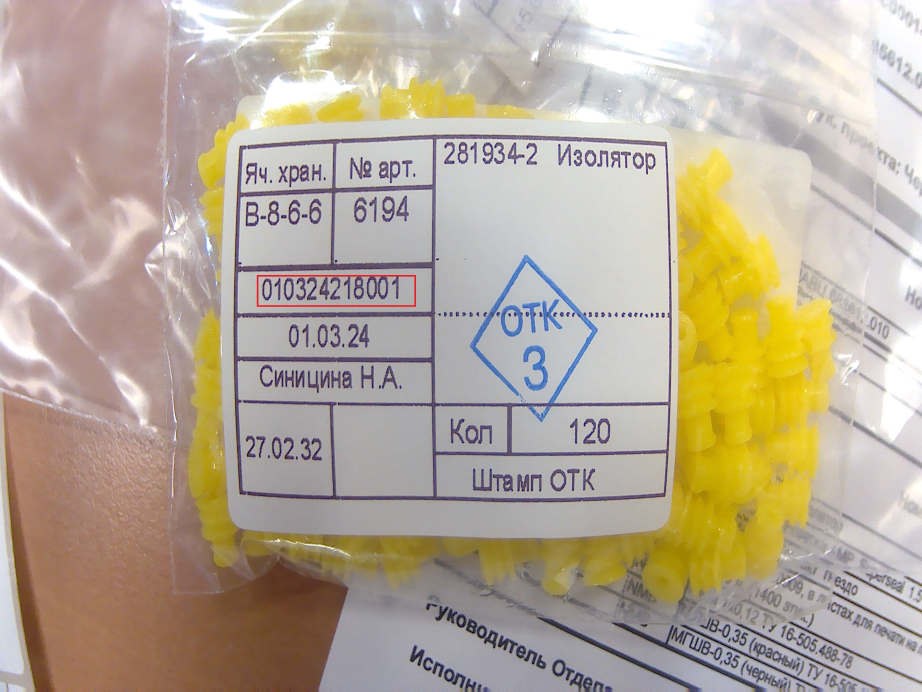
//> input picture img_test.jpg, 4608 x 3456 px (shown at 1/5 size)
$ ./Source   (built with g++ and OpenCV 4)
//> lines starting //> are read from the running program, lines starting //| are printed output that depends on the picture; after the words box and inside, x2 and y2 are one past the last pixel; in counts of white or black regions, pixels touching at a corner belong together
#include <opencv2\opencv.hpp>
#include <opencv2\imgproc.hpp>
#include <opencv2\highgui.hpp>
#include <stdio.h>
#include <string.h>
#include <baseapi.h>
#include <allheaders.h>

using std::vector;

bool compareContourAreas(std::vector<cv::Point> contour1, std::vector<cv::Point> contour2);
cv::Mat processingImage(cv::Mat image, double threshold1, double threshold2);
cv::Mat closedContours(cv::Mat image, const int ksize);
vector<vector<cv::Point>> approxImage(cv::Mat image);
vector<vector<cv::Point>> approxCroppedImage(cv::Mat image);
cv::Mat ROI(cv::Mat image, vector<vector<cv::Point>> approxContours, int biasX = 0,  int biasY = 0, int biasWidth = 0, int biasHeight = 0);
cv::Mat ROI(cv::Mat image, int biasX, int biasY, int biasWidth, int biasHeight);
std::string checkIsDigit(char* text);
void renameImage(cv::Mat image, std::string num);

int main() {
    cv::Mat canny, closed;
    cv::Mat croppedImagecanny;
    cv::Mat resultImage1, resultImage2;

    vector<vector<cv::Point>> approxContours1;
    vector<vector<cv::Point>> approxContours2;

    cv::Mat image = cv::imread("img_test.jpg");
//> image is the input picture: 3456 rows x 4608 cols, CV_8UC3; mean B, G, R 152.5, 170.6, 183.2
    cv::resize(image, image, cv::Size(640, 480));
//> image: 480 rows x 640 cols, CV_8UC3

    canny = processingImage(image, 100, 250);
//> in processingImage, `cv::Canny(image, image, threshold1, threshold2);`: image: 480 rows x 640 cols, CV_8UC1; 6.7% white in thin lines or dots
    closed = closedContours(canny, 2);
//> in closedContours, `cv::morphologyEx(image, image, cv::MORPH_CLOSE, kernel);`:
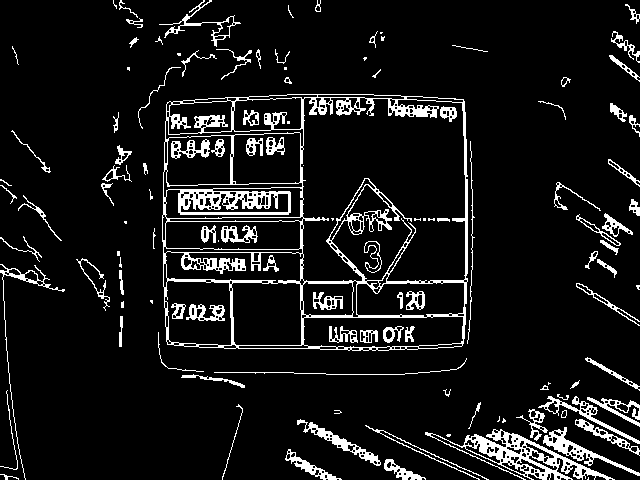
//> image: 480 rows x 640 cols, CV_8UC1; 9% white; 120 white regions (30 under 20 px)

    approxContours1 = approxImage(closed);
//> in approxImage, `cv::findContours(image, contours, cv::RETR_TREE, cv::CHAIN_APPROX_SIMP..`: contours = 605 contours, 369 with area under 20; largest, box (x1, y1, x2, y2) and area: (162, 94, 468, 351) 75948, (300, 97, 466, 284) 26788, (303, 316, 464, 348) 4608, (231, 282, 302, 346) 4266, (164, 280, 232, 346) 3940
//> the loop in approxImage, `for (auto& contr : contours)` made 605 passes
//> after the loop in approxImage, `for (auto& contr : contours)`: approx = contour of 9 points, box (x1, y1, x2, y2) (113, 0, 117, 9), area 2
//> approxContours1 = 22 contours, 9 with area under 20; largest, box (x1, y1, x2, y2) and area: (167, 99, 464, 346) 72102, (303, 317, 464, 345) 4186, (231, 283, 302, 346) 4060, (168, 280, 231, 346) 3718, (165, 221, 301, 250) 3462
    std::sort(approxContours1.begin(), approxContours1.end(), compareContourAreas);
//> in compareContourAreas, `double i = fabs(contourArea(cv::Mat(contour1)));`: i = 0
//> in compareContourAreas, `double j = fabs(contourArea(cv::Mat(contour2)));`: j = 3718.5

    resultImage1 = ROI(image, approxContours1, -8, -8, 12, 12);
//> in ROI, `cv::Rect rect = cv::boundingRect(approxContours[0]);`: rect = Rect(167, 99, 297, 247)
//> in ROI, `cv::Mat roiRect(image, cv::Rect(rect.x + biasX, rect.y + biasY, rect.w..`:
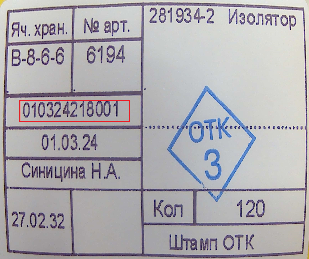
//> roiRect: 259 rows x 309 cols, CV_8UC3; mean B, G, R 176.3, 171.7, 174.2
    cv::imshow("roi", resultImage1);

    cv::resize(resultImage1, resultImage1, cv::Size(200, 200));
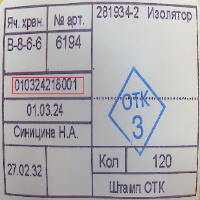
//> resultImage1: 200 rows x 200 cols, CV_8UC3; mean B, G, R 176.1, 171.4, 173.9
    croppedImagecanny = processingImage(resultImage1, 100, 250);
//> call 2 of processingImage, with threshold1 = 100, threshold2 = 250
//> in processingImage (call 2), `cv::Canny(image, image, threshold1, threshold2);`:
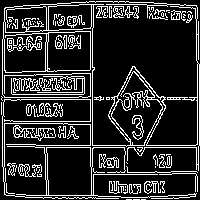
//> image: 200 rows x 200 cols, CV_8UC1; 17.6% white in thin lines or dots

    approxContours2 = approxCroppedImage(croppedImagecanny);
//> in approxCroppedImage, `cv::findContours(image, contoursCroppedImage, cv::RETR_TREE, cv::CHAIN..`: contoursCroppedImage = 207 contours, 154 with area under 20; largest, box (x1, y1, x2, y2) and area: (2, 1, 200, 171) 18824, (56, 1, 199, 147) 12274, (7, 146, 197, 199) 2121, (46, 147, 92, 196) 2080, (47, 31, 91, 72) 1645
//> the loop in approxCroppedImage, `for (auto& contr : contoursCroppedImage)` made 207 passes
//> after the loop in approxCroppedImage, `for (auto& contr : contoursCroppedImage)`: approxCroppedImage = 6 Points (x, y): [98, 12], [99, 11], [100, 12], [100, 13], [99, 14], [98, 13]
//> approxContours2 = 1 contour, all with area under 20
    std::sort(approxContours2.begin(), approxContours2.end(), compareContourAreas);

    resultImage2 = ROI(resultImage1, approxContours2);
    cv::imshow("res", resultImage2);

    cv::resize(resultImage2, resultImage2, cv::Size(600, 150));
    cv::cvtColor(resultImage2, resultImage2, cv::COLOR_BGR2GRAY);
//> resultImage2: 150 rows x 600 cols, CV_8UC1
    cv::threshold(resultImage2, resultImage2, 150, 200, cv::THRESH_BINARY);
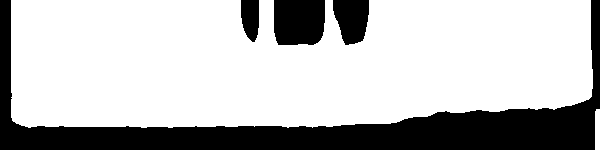
//> resultImage2: 150 rows x 600 cols, CV_8UC1; values 0 (black) and 200 (white), 73.8% white; 4 black regions, box (x1, y1, x2, y2) and area: (0, 0, 600, 150) 19485, (274, 0, 325, 45) 2190, (333, 0, 369, 45) 1276, (241, 0, 259, 42) 631

    cv::Mat numberImage = ROI(resultImage2, 27, 7, -80, -30);
//> in ROI, `cv::Rect rect = cv::boundingRect(image);`: rect = Rect(11, 0, 589, 150)
//> in ROI, `cv::rectangle(image, rect, cv::Scalar(255, 0, 0), 3);`:
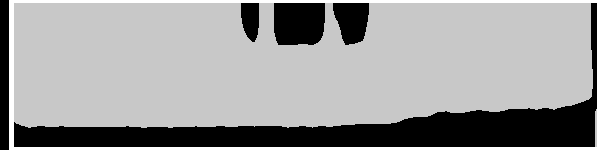
//> image: 150 rows x 600 cols, CV_8UC1; 5.22% of pixels changed, all inside (x1, y1, x2, y2) = (9, 0, 600, 150)
//> in ROI, `cv::Mat roiRect(image, cv::Rect(rect.x + biasX, rect.y + biasY, rect.w..`:
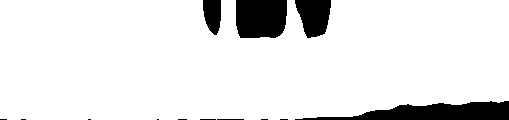
//> roiRect: 120 rows x 509 cols, CV_8UC1; values 0 (black) and 200 (white), 90.5% white; 13 black regions (8 under 20 px), largest, box (x1, y1, x2, y2) and area: (295, 101, 509, 120) 2341, (236, 0, 287, 38) 1833, (295, 0, 331, 38) 1024, (203, 0, 221, 35) 505, (217, 119, 244, 120) 27

//> (the run ends here: the program needs code that is not available in this run, at `tesseract::TessBaseAPI ocr;`)
